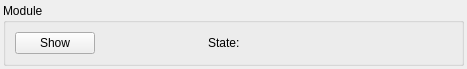
<?xml version="1.0" encoding="UTF-8"?>
<ui version="4.0">
 <class>module_widget</class>
 <widget class="QWidget" name="module_widget">
  <property name="geometry">
   <rect>
    <x>0</x>
    <y>0</y>
    <width>467</width>
    <height>62</height>
   </rect>
  </property>
  <property name="windowTitle">
   <string>stateWidget</string>
  </property>
  <layout class="QGridLayout" name="gridLayout">
   <property name="leftMargin">
    <number>3</number>
   </property>
   <property name="topMargin">
    <number>3</number>
   </property>
   <property name="rightMargin">
    <number>3</number>
   </property>
   <property name="bottomMargin">
    <number>3</number>
   </property>
   <property name="spacing">
    <number>2</number>
   </property>
   <item row="1" column="0">
    <widget class="QGroupBox" name="grpbox">
     <property name="font">
      <font>
       <weight>50</weight>
       <bold>false</bold>
      </font>
     </property>
     <property name="title">
      <string>Module</string>
     </property>
     <property name="checkable">
      <bool>false</bool>
     </property>
     <layout class="QHBoxLayout" name="horizontalLayout">
      <item>
       <widget class="QPushButton" name="btn_showclose">
        <property name="maximumSize">
         <size>
          <width>80</width>
          <height>16777215</height>
         </size>
        </property>
        <property name="text">
         <string>Show</string>
        </property>
       </widget>
      </item>
      <item>
       <spacer name="horizontalSpacer">
        <property name="orientation">
         <enum>Qt::Horizontal</enum>
        </property>
        <property name="sizeType">
         <enum>QSizePolicy::Expanding</enum>
        </property>
        <property name="sizeHint" stdset="0">
         <size>
          <width>20</width>
          <height>20</height>
         </size>
        </property>
       </spacer>
      </item>
      <item>
       <widget class="QLabel" name="label_2">
        <property name="text">
         <string>State:</string>
        </property>
       </widget>
      </item>
      <item>
       <widget class="QLabel" name="lbl_state">
        <property name="minimumSize">
         <size>
          <width>100</width>
          <height>0</height>
         </size>
        </property>
        <property name="text">
         <string>&lt;state&gt;</string>
        </property>
       </widget>
      </item>
      <item>
       <spacer name="horizontalSpacer_3">
        <property name="orientation">
         <enum>Qt::Horizontal</enum>
        </property>
        <property name="sizeHint" stdset="0">
         <size>
          <width>40</width>
          <height>20</height>
         </size>
        </property>
       </spacer>
      </item>
     </layout>
    </widget>
   </item>
  </layout>
 </widget>
 <resources/>
 <connections/>
</ui>
